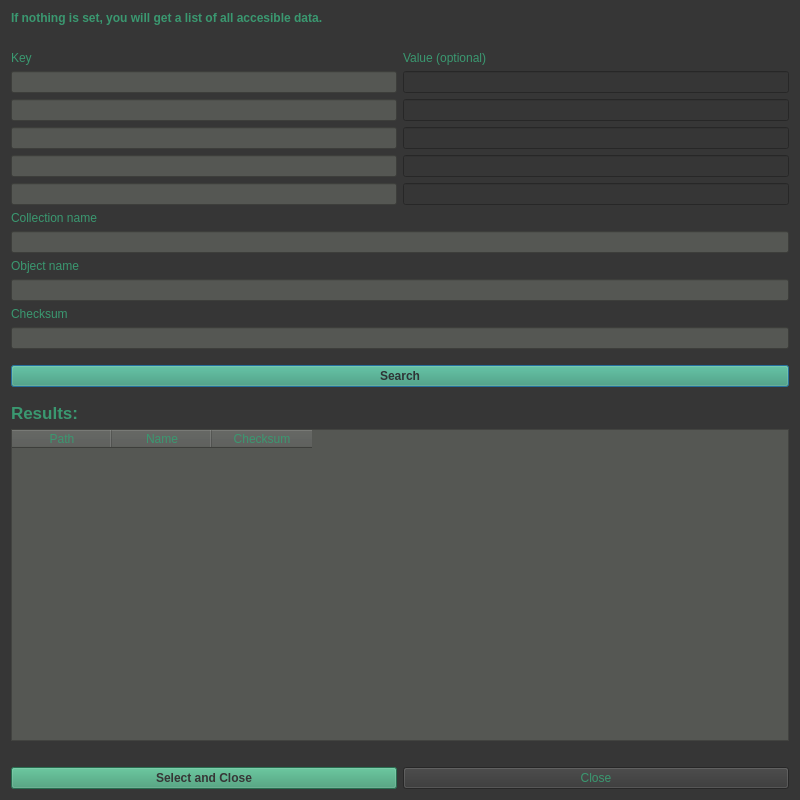
<?xml version="1.0" encoding="UTF-8"?>
<ui version="4.0">
 <class>Dialog</class>
 <widget class="QDialog" name="Dialog">
  <property name="geometry">
   <rect>
    <x>0</x>
    <y>0</y>
    <width>800</width>
    <height>800</height>
   </rect>
  </property>
  <property name="minimumSize">
   <size>
    <width>800</width>
    <height>800</height>
   </size>
  </property>
  <property name="windowTitle">
   <string>Dialog</string>
  </property>
  <property name="styleSheet">
   <string notr="true">color: rgb(58, 152, 112);
background-color: rgb(54, 54, 54);</string>
  </property>
  <layout class="QVBoxLayout" name="verticalLayout_2">
   <item>
    <widget class="QLabel" name="label_7">
     <property name="font">
      <font>
       <weight>75</weight>
       <bold>true</bold>
      </font>
     </property>
     <property name="text">
      <string>If nothing is set, you will get a list of all accesible data.</string>
     </property>
    </widget>
   </item>
   <item>
    <spacer name="verticalSpacer">
     <property name="orientation">
      <enum>Qt::Vertical</enum>
     </property>
     <property name="sizeType">
      <enum>QSizePolicy::Minimum</enum>
     </property>
     <property name="sizeHint" stdset="0">
      <size>
       <width>20</width>
       <height>20</height>
      </size>
     </property>
    </spacer>
   </item>
   <item>
    <layout class="QGridLayout" name="gridLayout">
     <item row="7" column="1">
      <widget class="QLineEdit" name="val5"/>
     </item>
     <item row="6" column="0">
      <widget class="QLineEdit" name="key4">
       <property name="styleSheet">
        <string notr="true">background-color: rgb(85, 87, 83);</string>
       </property>
      </widget>
     </item>
     <item row="3" column="0">
      <widget class="QLineEdit" name="key1">
       <property name="styleSheet">
        <string notr="true">background-color: rgb(85, 87, 83);</string>
       </property>
      </widget>
     </item>
     <item row="6" column="1">
      <widget class="QLineEdit" name="val4"/>
     </item>
     <item row="7" column="0">
      <widget class="QLineEdit" name="key5">
       <property name="styleSheet">
        <string notr="true">background-color: rgb(85, 87, 83);</string>
       </property>
      </widget>
     </item>
     <item row="2" column="1">
      <widget class="QLabel" name="label_4">
       <property name="text">
        <string>Value (optional)</string>
       </property>
      </widget>
     </item>
     <item row="3" column="1">
      <widget class="QLineEdit" name="val1"/>
     </item>
     <item row="4" column="0">
      <widget class="QLineEdit" name="key2">
       <property name="styleSheet">
        <string notr="true">background-color: rgb(85, 87, 83);
</string>
       </property>
      </widget>
     </item>
     <item row="4" column="1">
      <widget class="QLineEdit" name="val2"/>
     </item>
     <item row="5" column="0">
      <widget class="QLineEdit" name="key3">
       <property name="styleSheet">
        <string notr="true">background-color: rgb(85, 87, 83);</string>
       </property>
      </widget>
     </item>
     <item row="5" column="1">
      <widget class="QLineEdit" name="val3"/>
     </item>
     <item row="2" column="0">
      <widget class="QLabel" name="label_3">
       <property name="text">
        <string>Key</string>
       </property>
      </widget>
     </item>
    </layout>
   </item>
   <item>
    <widget class="QLabel" name="label_2">
     <property name="text">
      <string>Collection name</string>
     </property>
    </widget>
   </item>
   <item>
    <widget class="QLineEdit" name="pathPattern">
     <property name="styleSheet">
      <string notr="true">background-color: rgb(85, 87, 83);</string>
     </property>
     <property name="text">
      <string/>
     </property>
    </widget>
   </item>
   <item>
    <widget class="QLabel" name="label">
     <property name="text">
      <string>Object name</string>
     </property>
    </widget>
   </item>
   <item>
    <widget class="QLineEdit" name="objPattern">
     <property name="styleSheet">
      <string notr="true">background-color: rgb(85, 87, 83);</string>
     </property>
    </widget>
   </item>
   <item>
    <widget class="QLabel" name="label_5">
     <property name="text">
      <string>Checksum</string>
     </property>
    </widget>
   </item>
   <item>
    <widget class="QLineEdit" name="checksumPattern">
     <property name="styleSheet">
      <string notr="true">background-color: rgb(85, 87, 83);</string>
     </property>
     <property name="text">
      <string/>
     </property>
    </widget>
   </item>
   <item>
    <spacer name="verticalSpacer_2">
     <property name="orientation">
      <enum>Qt::Vertical</enum>
     </property>
     <property name="sizeType">
      <enum>QSizePolicy::Minimum</enum>
     </property>
     <property name="sizeHint" stdset="0">
      <size>
       <width>20</width>
       <height>10</height>
      </size>
     </property>
    </spacer>
   </item>
   <item>
    <widget class="QPushButton" name="startSearchButton">
     <property name="font">
      <font>
       <weight>75</weight>
       <bold>true</bold>
      </font>
     </property>
     <property name="styleSheet">
      <string notr="true">background-color: rgb(58, 152, 112);
color: rgb(46, 52, 54);</string>
     </property>
     <property name="text">
      <string>Search</string>
     </property>
    </widget>
   </item>
   <item>
    <spacer name="verticalSpacer_3">
     <property name="orientation">
      <enum>Qt::Vertical</enum>
     </property>
     <property name="sizeType">
      <enum>QSizePolicy::Minimum</enum>
     </property>
     <property name="sizeHint" stdset="0">
      <size>
       <width>20</width>
       <height>10</height>
      </size>
     </property>
    </spacer>
   </item>
   <item>
    <layout class="QVBoxLayout" name="verticalLayout">
     <item>
      <layout class="QHBoxLayout" name="horizontalLayout">
       <item>
        <widget class="QLabel" name="label_6">
         <property name="font">
          <font>
           <pointsize>13</pointsize>
           <weight>75</weight>
           <bold>true</bold>
          </font>
         </property>
         <property name="text">
          <string>Results:</string>
         </property>
        </widget>
       </item>
      </layout>
     </item>
     <item>
      <widget class="QTableWidget" name="searchResultTable">
       <property name="styleSheet">
        <string notr="true">background-color: rgb(85, 87, 83);
selection-background-color: rgb(58, 152, 112);</string>
       </property>
       <property name="editTriggers">
        <set>QAbstractItemView::NoEditTriggers</set>
       </property>
       <property name="selectionMode">
        <enum>QAbstractItemView::MultiSelection</enum>
       </property>
       <property name="selectionBehavior">
        <enum>QAbstractItemView::SelectRows</enum>
       </property>
       <column>
        <property name="text">
         <string>Path</string>
        </property>
       </column>
       <column>
        <property name="text">
         <string>Name</string>
        </property>
       </column>
       <column>
        <property name="text">
         <string>Checksum</string>
        </property>
       </column>
      </widget>
     </item>
     <item>
      <spacer name="verticalSpacer_4">
       <property name="orientation">
        <enum>Qt::Vertical</enum>
       </property>
       <property name="sizeType">
        <enum>QSizePolicy::Minimum</enum>
       </property>
       <property name="sizeHint" stdset="0">
        <size>
         <width>20</width>
         <height>20</height>
        </size>
       </property>
      </spacer>
     </item>
     <item>
      <layout class="QHBoxLayout" name="horizontalLayout_2">
       <item>
        <widget class="QPushButton" name="selectSearchButton">
         <property name="font">
          <font>
           <weight>75</weight>
           <bold>true</bold>
          </font>
         </property>
         <property name="styleSheet">
          <string notr="true">background-color: rgb(58, 152, 112);
color: rgb(54, 54, 54);</string>
         </property>
         <property name="text">
          <string>Select and Close</string>
         </property>
        </widget>
       </item>
       <item>
        <widget class="QPushButton" name="searchExitButton">
         <property name="text">
          <string>Close</string>
         </property>
        </widget>
       </item>
      </layout>
     </item>
    </layout>
   </item>
  </layout>
 </widget>
 <resources/>
 <connections/>
</ui>
